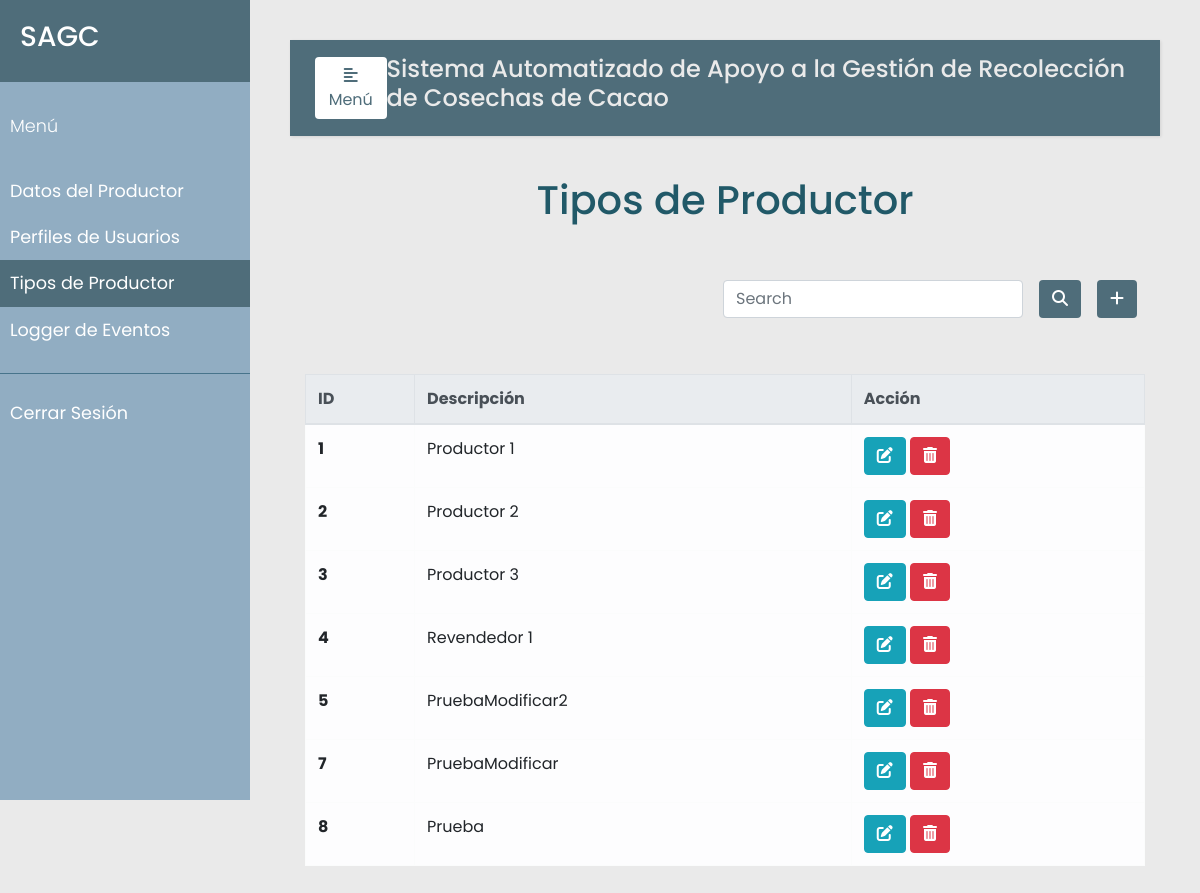
/tipo_productor/update/1 (signed in), run on an earlier commit of the app's database.
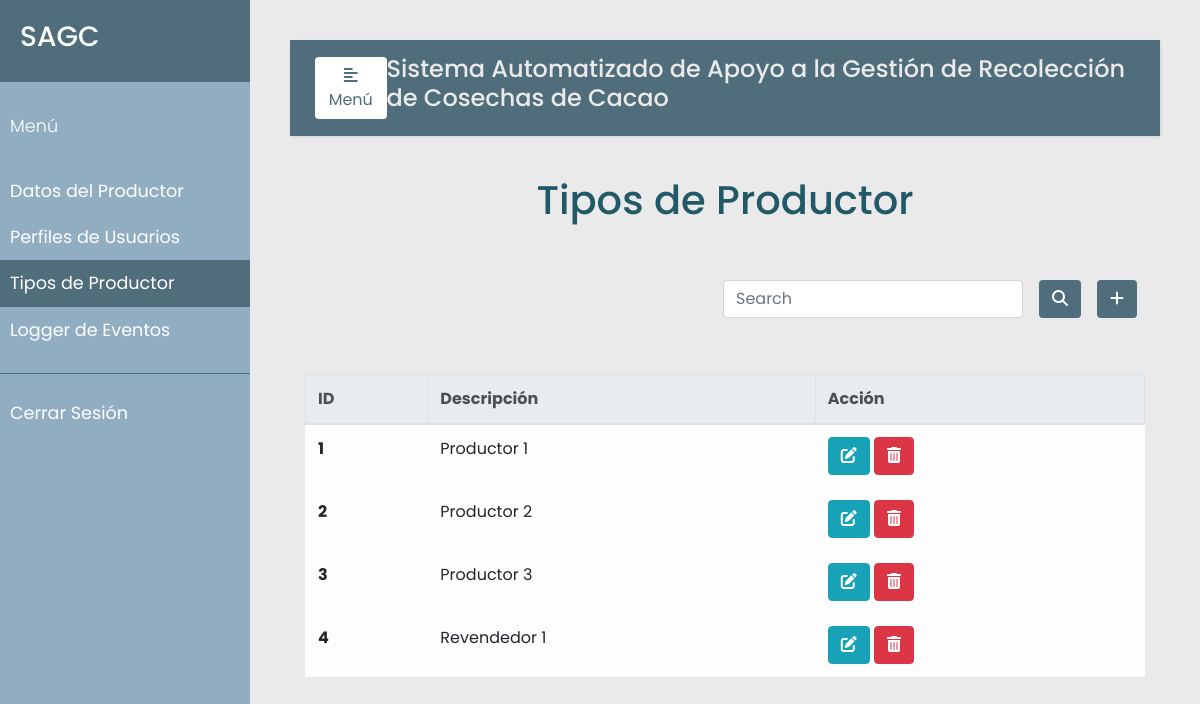
And on a later commit of the database.
### models.py (models this page shows, shortened)
class TipoProductor(db.Model):
    __tablename__ = 'tipo_prod'
    id = db.Column(db.Integer, primary_key=True)
    descripcion = db.Column(db.String(120), nullable=False, unique=True)
    producer = db.relationship('Productor', backref='tipo_productor', lazy=True)

### app.py (the view, shortened to what this page needs)
@app.route('/tipo_productor/update/<int:id>', methods=['GET', 'POST'])
@login_required
def update_tipo_productor(id):
    error=None
    tipo_prod = TipoProductor.query.all()
    type_to_update = TipoProductor.query.get_or_404(id)
    return render_template("tipo_productor.html", error=error, admin=session['rol_admin'], tipo_prod=tipo_prod)

### app.py (called while the page is built)
def login_required(f):
    @wraps(f)
    def wrap(*args, **kwargs):
        if 'logged_in' in session:
            return f(*args, **kwargs)
        else:
            flash('Necesitas iniciar sesión primero')
            return redirect(url_for('login'))
    return wrap

### templates/tipo_productor.html (shortened to what this page needs)
{% extends "base.html" %}
{% block navbar %}
<li class="nav-item">
    <a class="nav-link" href="{{url_for('productor')}}">Datos del Productor</a>
</li>
<li class="nav-item">
    <a class="nav-link" href="{{url_for('perfiles')}}">Perfiles de Usuarios</a>
</li>
<li class="nav-item active">
  <a class="nav-link" href="{{url_for('tipo_productor')}}">Tipos de Productor<span class="sr-only">(current)</span></a>
</li>
<li class="nav-item">
    <a class="nav-link" href="{{url_for('eventos')}}">Logger de Eventos</a>
</li>
{% endblock %}
{% block sesion %}
<li class="nav-item">
  <a class="nav-link" href="{{url_for('logout')}}">Cerrar Sesión</a>
</li>
{% endblock %}
{% block content %}
    <div class="container h-100">
        <p class="text-center h1 fw-bold mb-5 mx-1 mx-md-4 mt-4">Tipos de Productor</p>
        <div class="d-flex flex-row-reverse bd-highlight">
            <div class="p-2 bd-highlight">
              <button type="button" class="btn" style="color:#fff; background-color:#4F6D7A;" data-toggle="modal" data-target="#exampleModalLong">
                <i class="fa-solid fa-plus"></i>
              </button>
            </div>
            <div class="p-2 bd-highlight" style="display:flex; align-content: flex-end;">
              <form action='/tipo_productor/search' method="post" class="form-inline" style="justify-content: flex-end">
                <input class="form-control mr-3 w-75" type="text" placeholder="Search" aria-label="Buscar" name="search_tipo_productor">
                <button type="submit" id="search_tipo_productor" name="action-type" value="search" class="btn" style="color:#fff; background-color:#4F6D7A;">
                  <i class="fas fa-search" aria-hidden="true"></i>
                </button>
              </form>
            </div>
          </div>
        <br/>
        <br>
        <table class="table table-bordered table-light table-hover">
          <thead class="thead-light">
            <tr>
              <th scope="col">ID</th>
              <th scope="col">Descripción</th>
              <th scope="col">Acción</th>
            </tr>
          </thead>
          <tbody>
            {% for u in tipo_prod %}
            <tr>
              <th scope="row">{{u.id}}</th>
              <td>{{u.descripcion}}</td>
              <td>
                <button type="button" class="btn btn-info" data-toggle="modal" data-target="#edit-modal-{{u.id}}">
                  <i class="fas fa-edit"></i>
                </button>
                <button type="button" class="btn btn-danger" data-toggle="modal" data-target="#delete-modal-{{u.id}}">
                  <i class="fas fa-trash-alt"></i>
                </button>
              </td>
            </tr>
            {% endfor %}
          </tbody>
        </table>
    </div>
{% endblock %}

What changed in the data, as far as the page shows it:
removed TipoProductor: id "5", descripcion "PruebaModificar2"
removed TipoProductor: id "7", descripcion "PruebaModificar"
removed TipoProductor: id "8", descripcion "Prueba"
